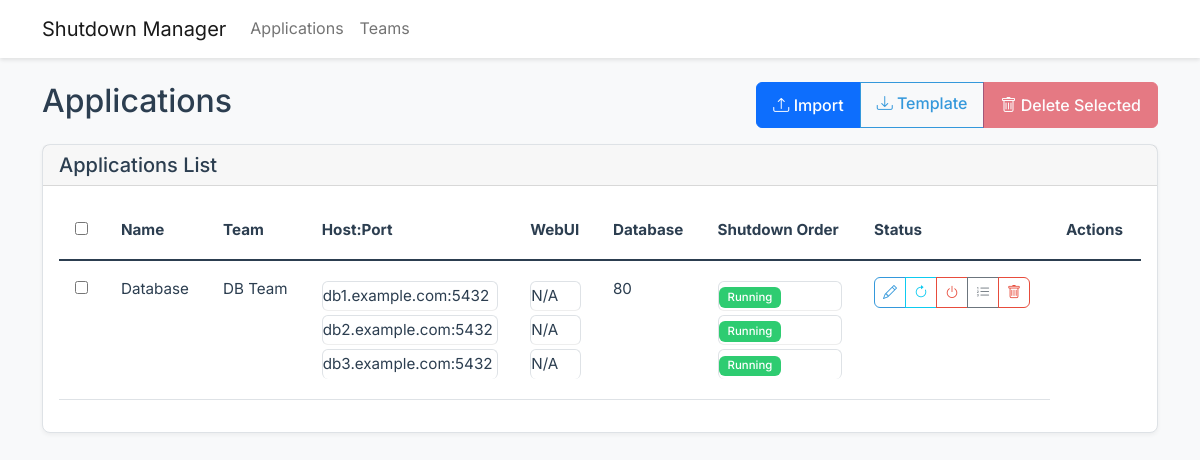
The app's page /applications with its own data.
### app/models.py (models this page shows)
class Application(db.Model):
    id = db.Column(db.Integer, primary_key=True)
    name = db.Column(db.String(100), unique=True, nullable=False)
    team_id = db.Column(db.Integer, db.ForeignKey('team.id'), nullable=False)
    shutdown_order = db.Column(db.Integer, default=100)
    instances = db.relationship('ApplicationInstance', backref='application', lazy=True, cascade='all, delete-orphan')
    dependencies = db.relationship(
        'ApplicationDependency',
        foreign_keys='ApplicationDependency.application_id',
        backref=db.backref('application', lazy=True),
        lazy=True,
        cascade='all, delete-orphan'
    )

class Team(db.Model):
    id = db.Column(db.Integer, primary_key=True)
    name = db.Column(db.String(100), unique=True, nullable=False)
    applications = db.relationship('Application', backref='team', lazy=True)

class ApplicationInstance(db.Model):
    id = db.Column(db.Integer, primary_key=True)
    application_id = db.Column(db.Integer, db.ForeignKey('application.id'), nullable=False)
    host = db.Column(db.String(200), nullable=False)
    port = db.Column(db.Integer)
    webui_url = db.Column(db.String(200))
    db_host = db.Column(db.String(200))
    last_checked = db.Column(db.DateTime)
    is_running = db.Column(db.Boolean, default=True)
    status_details = db.Column(db.Text)
    __table_args__ = (
        db.UniqueConstraint('application_id', 'host', name='unique_app_host'),
    )

### app/routes.py (the view)
@main.route('/applications')
def applications():
    applications = Application.query.order_by(Application.shutdown_order.desc()).all()
    teams = Team.query.all()
    return render_template('applications.html', applications=applications, teams=teams)

### app/templates/applications.html (shortened to what this page needs)
{% extends "base.html" %}
{% block content %}
<div class="row">
    <div class="col-12">
        <div class="d-flex justify-content-between mb-3">
            <h2>Applications</h2>
            <div class="btn-group">
                <button class="btn btn-primary" data-bs-toggle="modal" data-bs-target="#importModal">
                    <i class="bi bi-upload"></i> Import
                </button>
                <a href="/export_template" class="btn btn-outline-primary">
                    <i class="bi bi-download"></i> Template
                </a>
                <button class="btn btn-danger" onclick="confirmBulkDelete()" id="bulkDeleteBtn" disabled>
                    <i class="bi bi-trash"></i> Delete Selected
                </button>
            </div>
        </div>
        <div class="card">
            <div class="card-header d-flex justify-content-between align-items-center">
                <h5 class="card-title mb-0">Applications List</h5>
            </div>
            <div class="card-body">
                <div class="table-responsive">
                    <table class="table table-hover">
                        <thead>
                            <tr>
                                <th>
                                    <input type="checkbox" id="selectAll" onchange="toggleSelectAll()">
                                </th>
                                <th>Name</th>
                                <th>Team</th>
                                <th>Host:Port</th>
                                <th>WebUI</th>
                                <th>Database</th>
                                <th>Shutdown Order</th>
                                <th>Status</th>
                                <th>Actions</th>
                            </tr>
                        </thead>
                        <tbody>
                            {% for app in applications %}
                            <tr id="app-row-{{ app.id }}">
                                <td>
                                    <input type="checkbox" class="app-select" value="{{ app.id }}" onchange="updateBulkDeleteButton()">
                                </td>
                                <td>{{ app.name }}</td>
                                <td>{{ app.team.name }}</td>
                                <td>
                                    {% for instance in app.instances %}
                                    <div class="instance-row">
                                        {{ instance.host }}{% if instance.port %}:{{ instance.port }}{% endif %}
                                    </div>
                                    {% endfor %}
                                </td>
                                <td>
                                    {% for instance in app.instances %}
                                    <div class="instance-row">
                                        {{ instance.db_host if instance.db_host else 'N/A' }}
                                    </div>
                                    {% endfor %}
                                </td>
                                <td>{{ app.shutdown_order }}</td>
                                <td>
                                    {% for instance in app.instances %}
                                    <div class="instance-row">
                                        <span class="badge {% if instance.is_running %}bg-success{% else %}bg-danger{% endif %}">
                                            {{ 'Running' if instance.is_running else 'Stopped' }}
                                        </span>
                                    </div>
                                    {% endfor %}
                                </td>
                                <td>
                                    <div class="btn-group">
                                        <button class="btn btn-sm btn-outline-primary"
                                                onclick="editApplication({{ app.id }})"
                                                data-bs-toggle="tooltip"
                                                data-bs-placement="top"
                                                title="Edit Application">
                                            <i class="bi bi-pencil"></i>
                                        </button>
                                        <button class="btn btn-sm btn-outline-info"
                                                onclick="checkStatus({{ app.id }})"
                                                data-bs-toggle="tooltip"
                                                data-bs-placement="top"
                                                title="Check Status">
                                            <i class="bi bi-arrow-clockwise"></i>
                                        </button>
                                        <button class="btn btn-sm btn-outline-danger"
                                                onclick="confirmShutdown({{ app.id }})"
                                                data-bs-toggle="tooltip"
                                                data-bs-placement="top"
                                                title="Shutdown Application">
                                            <i class="bi bi-power"></i>
                                        </button>
                                        <button class="btn btn-sm btn-outline-secondary"
                                                onclick="viewShutdownSequence({{ app.id }})"
                                                data-bs-toggle="tooltip"
                                                data-bs-placement="top"
                                                title="View Shutdown Sequence">
                                            <i class="bi bi-list-ol"></i>
                                        </button>
                                        <button class="btn btn-sm btn-outline-danger"
                                                onclick="confirmDeleteApplication({{ app.id }}, '{{ app.name }}')"
                                                data-bs-toggle="tooltip"
                                                data-bs-placement="top"
                                                title="Delete Application">
                                            <i class="bi bi-trash"></i>
                                        </button>
                                    </div>
                                </td>
                            </tr>
                            {% endfor %}
                        </tbody>
                    </table>
                </div>
            </div>
        </div>
    </div>
</div>
{% endblock %}

### app/templates/base.html (shortened to what this page needs)
<!DOCTYPE html>
<html lang="en">
<head>
    <link href="https://cdn.jsdelivr.net/npm/bootstrap@5.1.3/dist/css/bootstrap.min.css" rel="stylesheet">
    <link rel="stylesheet" href="https://cdn.jsdelivr.net/npm/bootstrap-icons@1.7.2/font/bootstrap-icons.css">
</head>
<body>
    <nav class="navbar navbar-expand-lg navbar-light mb-4">
        <div class="container">
            <a class="navbar-brand" href="/">Shutdown Manager</a>
            <div class="collapse navbar-collapse" id="navbarNav">
                <ul class="navbar-nav">
                    <li class="nav-item">
                        <a class="nav-link" href="/applications">Applications</a>
                    </li>
                    <li class="nav-item">
                        <a class="nav-link" href="/teams">Teams</a>
                    </li>
                </ul>
            </div>
        </div>
    </nav>
    <div class="container mt-4">
        {% block content %}{% endblock %}
    </div>
</body>
</html>

### app/templates/base.html (style rules this page uses)
:root { --bg-color: #f8f9fa; --text-color: #2c3e50; --border-color: #dee2e6; --hover-color: #e9ecef; --accent-color: #3498db; --danger-color: #e74c3c; --success-color: #2ecc71; }
body { background-color: var(--bg-color); color: var(--text-color); font-family: 'Inter', -apple-system, system-ui, sans-serif; line-height: 1.6; }
.navbar { background-color: white !important; box-shadow: 0 2px 4px rgba(0,0,0,0.1); }
.card { background-color: white; border: 1px solid var(--border-color); border-radius: 8px; box-shadow: 0 2px 4px rgba(0,0,0,0.05); }
.table { color: var(--text-color); font-size: 0.95rem; }
.table > :not(caption) > * > * { background-color: white; border-bottom-color: var(--border-color); padding: 1rem; }
.instance-row { padding: 0.75rem; margin: 0.25rem 0; background-color: white; border-radius: 6px; border: 1px solid var(--border-color); }
.btn { font-weight: 500; border-radius: 6px; padding: 0.5rem 1rem; }
.btn-sm { padding: 0.25rem 0.5rem; }
.btn-outline-primary { color: var(--accent-color); border-color: var(--accent-color); }
.btn-outline-danger { color: var(--danger-color); border-color: var(--danger-color); }
.badge { font-weight: 500; padding: 0.4em 0.8em; border-radius: 6px; }
.bg-success { background-color: var(--success-color) !important; }
.nav-link { color: var(--text-color); }

### app/templates/applications.html (style rules this page uses)
.instance-row { padding: 2px 0; border-bottom: 1px solid #eee; }
.instance-row:last-child { border-bottom: none; }

### records on screen
Application: name "Database", team.name "DB Team", shutdown_order "80"
ApplicationInstance: host "db1.example.com", port "5432", db_host "N/A", is_running "Running"
ApplicationInstance: host "db2.example.com", port "5432", db_host "N/A", is_running "Running"
ApplicationInstance: host "db3.example.com", port "5432", db_host "N/A", is_running "Running"
